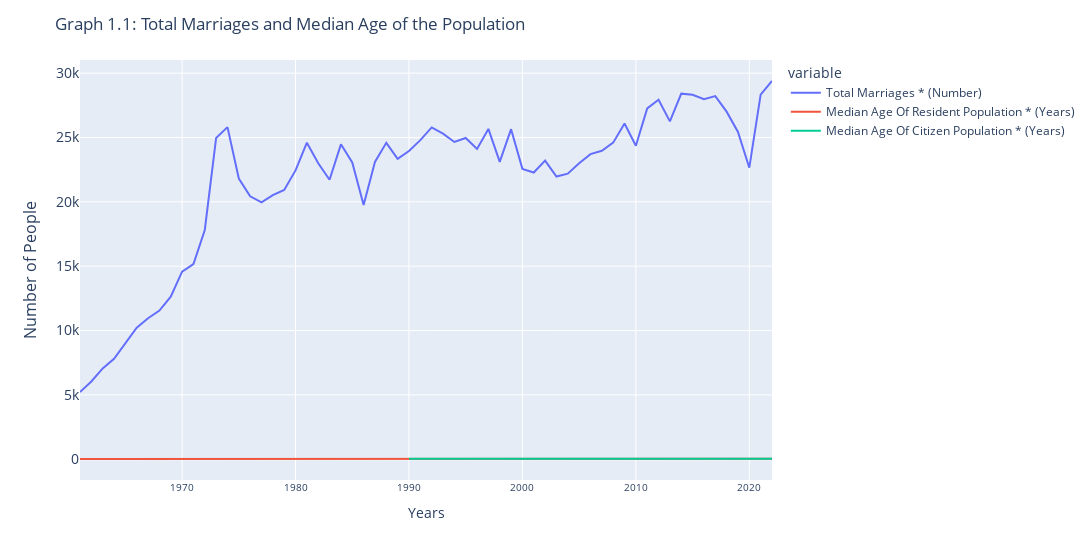

The cell this chart's notebook holds for it:
### Code cell
# Total Marriages and Median age of the population

fig2 = px.line(pop_struct_mar_key, x='Years',y= ['Total Marriages * (Number)','Median Age Of Resident Population * (Years)','Median Age Of Citizen Population * (Years)'])
fig2.update_layout(
title='Graph 1.1: Total Marriages and Median Age of the Population', hovermode='x', width = 1200,
xaxis_tickfont_size=10,
yaxis= dict(title='Number of People',titlefont_size=16,tickfont_size=14))
pio.show(fig2)

### Figure 1 — Plotly figure (JSON) as saved in the notebook; plotly's stock layout.template omitted (floating-point values rounded to 4 significant figures)
{"data": [{"hovertemplate": "variable=Total Marriages * (Number)<br>Years=%{x}<br>value=%{y}<extra></extra>", "legendgroup": "Total Marriages * (Number)", "line": {"color": "#636efa", "dash": "solid"}, "marker": {"symbol": "circle"}, "mode": "lines", "name": "Total Marriages * (Number)", "orientation": "v", "showlegend": true, "type": "scatter", "x": [2022, 2021, 2020, 2019, 2018, 2017, 2016, 2015, 2014, 2013, 2012, 2011, 2010, 2009, 2008, 2007, 2006, 2005, 2004, 2003, 2002, 2001, 2000, 1999, 1998, 1997, 1996, 1995, 1994, 1993, 1992, 1991, 1990, 1989, 1988, 1987, 1986, 1985, 1984, 1983, 1982, 1981, 1980, 1979, 1978, 1977, 1976, 1975, 1974, 1973, 1972, 1971, 1970, 1969, 1968, 1967, 1966, 1965, 1964, 1963, 1962, 1961], "xaxis": "x", "y": [29389, 28329, 22651, 25434, 27007, 28212, 27971, 28322, 28407, 26254, 27936, 27258, 24363, 26081, 24596, 23966, 23706, 22992, 22189, 21962, 23198, 22280, 22561, 25648, 23106, 25667, 24106, 24965, 24654, 25298, 25784, 24791, 23953, 23340, 24583, 23100, 19760, 23058, 24467, 21711, 22999, 24595, 22444, 20927, 20528, 19951, 20426, 21812, 25804, 24961, 17816, 15159, 14572, 12629, 11552, 10960, 10226, 8993, 7810, 7056, 6044, 5224], "yaxis": "y"}, {"hovertemplate": "variable=Median Age Of Resident Population * (Years)<br>Years=%{x}<br>value=%{y}<extra></extra>", "legendgroup": "Median Age Of Resident Population * (Years)", "line": {"color": "#EF553B", "dash": "solid"}, "marker": {"symbol": "circle"}, "mode": "lines", "name": "Median Age Of Resident Population * (Years)", "orientation": "v", "showlegend": true, "type": "scatter", "x": [2022, 2021, 2020, 2019, 2018, 2017, 2016, 2015, 2014, 2013, 2012, 2011, 2010, 2009, 2008, 2007, 2006, 2005, 2004, 2003, 2002, 2001, 2000, 1999, 1998, 1997, 1996, 1995, 1994, 1993, 1992, 1991, 1990, 1989, 1988, 1987, 1986, 1985, 1984, 1983, 1982, 1981, 1980, 1979, 1978, 1977, 1976, 1975, 1974, 1973, 1972, 1971, 1970, 1969, 1968, 1967, 1966, 1965, 1964, 1963, 1962, 1961], "xaxis": "x", "y": [42.1, 41.8, 41.5, 41.1, 40.8, 40.5, 40, 39.6, 39.3, 38.9, 38.4, 38, 37.4, 36.9, 36.7, 36.4, 36.1, 35.8, 35.4, 35, 34.7, 34.4, 34, 33.6, 33.1, 32.7, 32.3, 31.9, 31.5, 31, 30.6, 30.2, 29.8, 29.3, 28.8, 28.3, 27.8, 27.2, 26.7, 26.1, 25.5, 24.9, 24.4, 23.9, 23.4, 22.9, 22.4, 21.9, 21.4, 20.9, 20.4, 20.1, 19.5, 18.9, 18.5, 18.2, 17.9, 17.8, 17.8, 17.7, 17.8, 17.9], "yaxis": "y"}, {"hovertemplate": "variable=Median Age Of Citizen Population * (Years)<br>Years=%{x}<br>value=%{y}<extra></extra>", "legendgroup": "Median Age Of Citizen Population * (Years)", "line": {"color": "#00cc96", "dash": "solid"}, "marker": {"symbol": "circle"}, "mode": "lines", "name": "Median Age Of Citizen Population * (Years)", "orientation": "v", "showlegend": true, "type": "scatter", "x": [2022, 2021, 2020, 2019, 2018, 2017, 2016, 2015, 2014, 2013, 2012, 2011, 2010, 2009, 2008, 2007, 2006, 2005, 2004, 2003, 2002, 2001, 2000, 1999, 1998, 1997, 1996, 1995, 1994, 1993, 1992, 1991, 1990, 1989, 1988, 1987, 1986, 1985, 1984, 1983, 1982, 1981, 1980, 1979, 1978, 1977, 1976, 1975, 1974, 1973, 1972, 1971, 1970, 1969, 1968, 1967, 1966, 1965, 1964, 1963, 1962, 1961], "xaxis": "x", "y": [42.8, 42.5, 42.2, 42, 41.7, 41.3, 41, 40.7, 40.4, 40, 39.6, 39.1, 38.6, 38.2, 37.8, 37.5, 37, 36.6, 36.2, 35.7, 35.3, 34.8, 34.3, 33.8, 33.3, 32.9, 32.4, 31.9, 31.5, 31, 30.6, 30.1, 29.6, null, null, null, null, null, null, null, null, null, 23.9, null, null, null, null, null, null, null, null, null, 18.6, null, null, null, null, null, null, null, null, null], "yaxis": "y"}], "layout": {"hovermode": "x", "legend": {"title": {"text": "variable"}, "tracegroupgap": 0}, "margin": {"t": 60}, "title": {"text": "Graph 1.1: Total Marriages and Median Age of the Population"}, "width": 1200, "xaxis": {"anchor": "y", "domain": [0, 1], "tickfont": {"size": 10}, "title": {"text": "Years"}}, "yaxis": {"anchor": "x", "domain": [0, 1], "tickfont": {"size": 14}, "title": {"font": {"size": 16}, "text": "Number of People"}}}}
